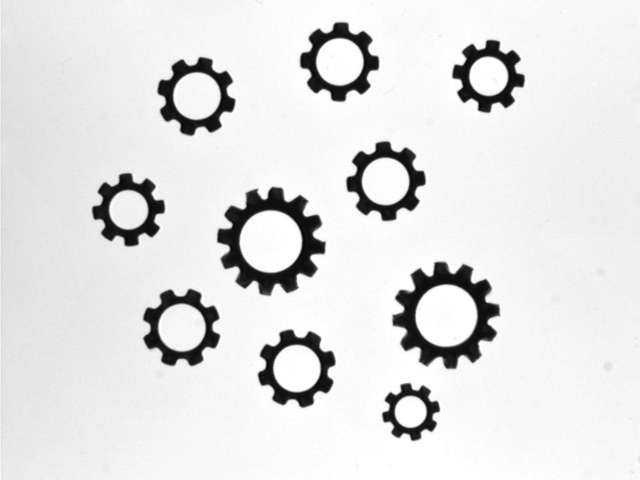
#> input picture imgs/retainers_01.png, 640 x 480 px, found by its file name
$ python test_ret_contours.py
#> lines starting #> are read from the running program, lines starting #| are printed output that depends on the picture; after the words box and inside, x2 and y2 are one past the last pixel; in counts of white or black regions, pixels touching at a corner belong together
import cv2
import numpy as np

gray = cv2.imread(r"d:\tunvision\mwwz-samples\imgs\retainers_01.png", cv2.IMREAD_GRAYSCALE)
#> gray is the input picture: shape (480, 640); min 8, max 255, mean 225.1
blur = cv2.GaussianBlur(gray, (5, 5), 1.5)
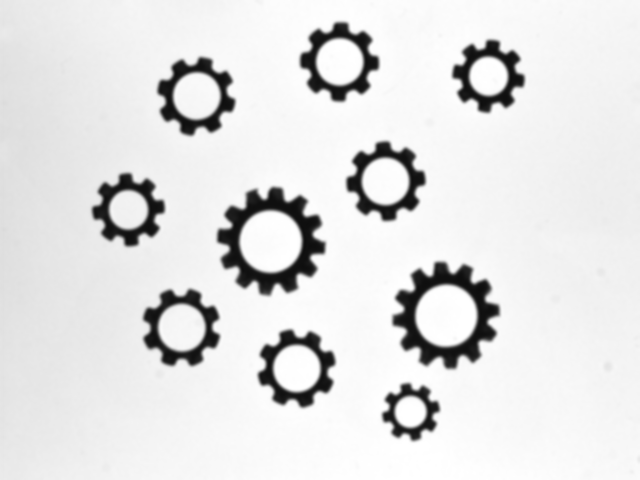
#> blur: shape (480, 640); min 13, max 255, mean 225.1
_, binMat = cv2.threshold(blur, 0, 255, cv2.THRESH_BINARY_INV | cv2.THRESH_OTSU)
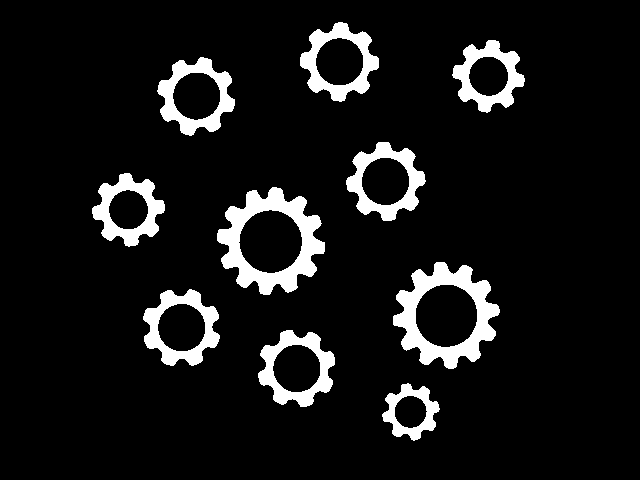
#> binMat: shape (480, 640); 8.7% white; 10 white regions
contours, _ = cv2.findContours(binMat, cv2.RETR_TREE, cv2.CHAIN_APPROX_NONE)
#> contours = 20 contours; largest, box (x1, y1, x2, y2) and area: (217, 187, 325, 295) 7504, (393, 262, 500, 369) 7319, (143, 289, 220, 366) 3994, (346, 142, 426, 221) 3980, (300, 22, 379, 102) 3968
print("Found contours:", len(contours))
#| Found contours: 20
for i, c in enumerate(contours):
    area = cv2.contourArea(c)
    length = cv2.arcLength(c, True)
    if area > 100:
        x, y, w, h = cv2.boundingRect(c)
        print(f"Contour {i}: area={area}, len={length:.1f}, bbox=({x},{y},{w},{h})")
#> this loop made 20 passes
#> (area, length, x, y, w, h) on passes 1 to 12: (2036.5, 224.1, 382, 383, 58, 58), (832.5, 108, 394, 395, 34, 34), (3943, 303.9, 258, 330, 77, 77), (1809, 158, 272, 344, 49, 49), (3994, 304.7, 143, 289, 77, 77), (1821.5, 159.8, 157, 303, 49, 49), (7319, 476.9, 393, 262, 107, 107), (3103, 207.8, 415, 284, 63, 64), (7504, 488.8, 217, 187, 108, 108), (3133, 210.3, 238, 209, 65, 65), (3299.5, 290.8, 92, 173, 73, 74), (1237, 131.9, 108, 189, 41, 41)
#| Contour 0: area=2036.5, len=224.1, bbox=(382,383,58,58)
#| Contour 1: area=832.5, len=108.0, bbox=(394,395,34,34)
#| Contour 2: area=3943.0, len=303.9, bbox=(258,330,77,77)
#| Contour 3: area=1809.0, len=158.0, bbox=(272,344,49,49)
#| Contour 4: area=3994.0, len=304.7, bbox=(143,289,77,77)
#| Contour 5: area=1821.5, len=159.8, bbox=(157,303,49,49)
#| Contour 6: area=7319.0, len=476.9, bbox=(393,262,107,107)
#| Contour 7: area=3103.0, len=207.8, bbox=(415,284,63,64)
#> (further printed lines are left out)

$ run again, with imgs/retainers_02.png copied over imgs/retainers_01.png
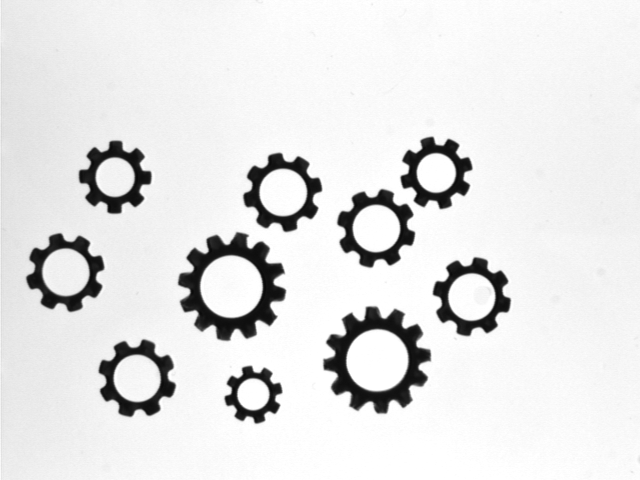
#> input picture imgs/retainers_02.png, 640 x 480 px, found by its file name
#> gray is the input picture: shape (480, 640); min 9, max 255, mean 227.3
#> `blur = cv2.GaussianBlur(gray, (5, 5), 1.5)`:
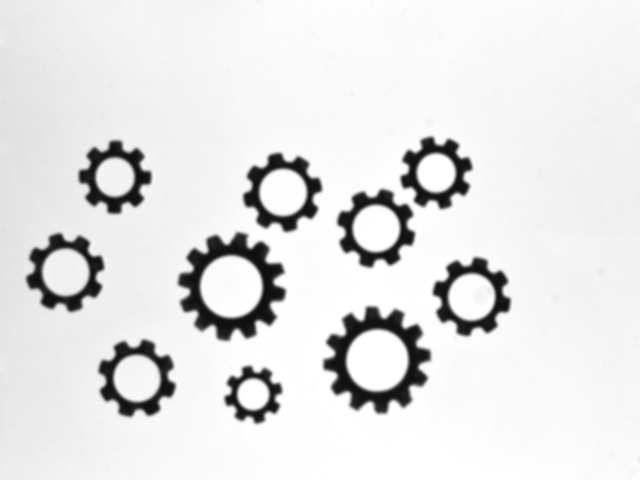
#> blur: shape (480, 640); min 15, max 255, mean 227.3
#> `_, binMat = cv2.threshold(blur, 0, 255, cv2.THRESH_BINARY_INV | cv2.TH..`:
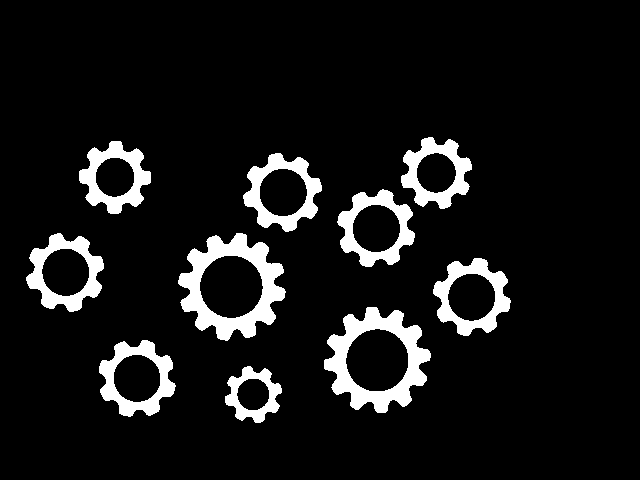
#> binMat: shape (480, 640); 8.7% white; 10 white regions
#> contours = 20 contours; largest, box (x1, y1, x2, y2) and area: (178, 233, 286, 341) 7501, (324, 307, 431, 413) 7302, (26, 233, 104, 312) 4003, (337, 189, 415, 267) 3970, (243, 153, 322, 232) 3970
#| Found contours: 20
#> the loop `for i, c in enumerate(contours):` made 20 passes
#> (area, length, x, y, w, h) on passes 1 to 8: (2053, 226, 225, 366, 57, 57), (833, 107.7, 236, 378, 34, 33), (3953.5, 302.8, 99, 340, 77, 77), (1784, 157.2, 113, 354, 48, 49), (7301.5, 475, 324, 307, 107, 106), (3110, 208.7, 345, 328, 64, 64), (3953, 302.7, 433, 258, 78, 78), (1797.5, 158.6, 447, 273, 49, 49)
#> (printed output is left out)

$ run again, with imgs/retainers_03.png copied over imgs/retainers_01.png
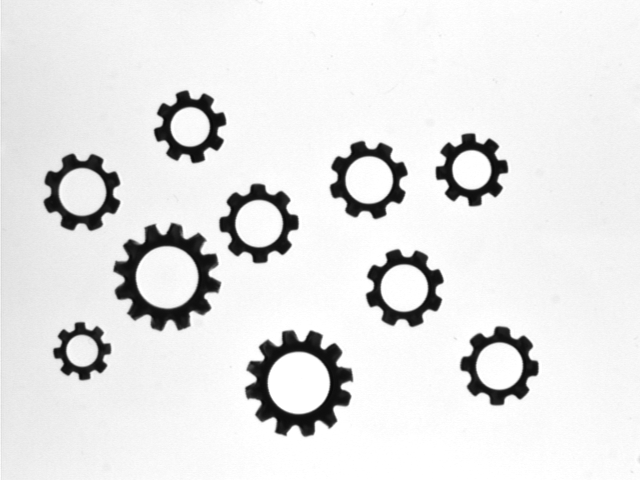
#> input picture imgs/retainers_03.png, 640 x 480 px, found by its file name
#> gray is the input picture: shape (480, 640); min 8, max 255, mean 227.6
#> `blur = cv2.GaussianBlur(gray, (5, 5), 1.5)`:
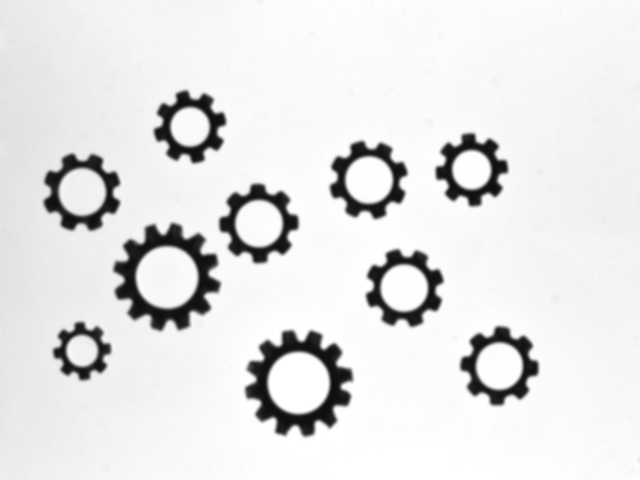
#> blur: shape (480, 640); min 14, max 255, mean 227.6
#> `_, binMat = cv2.threshold(blur, 0, 255, cv2.THRESH_BINARY_INV | cv2.TH..`:
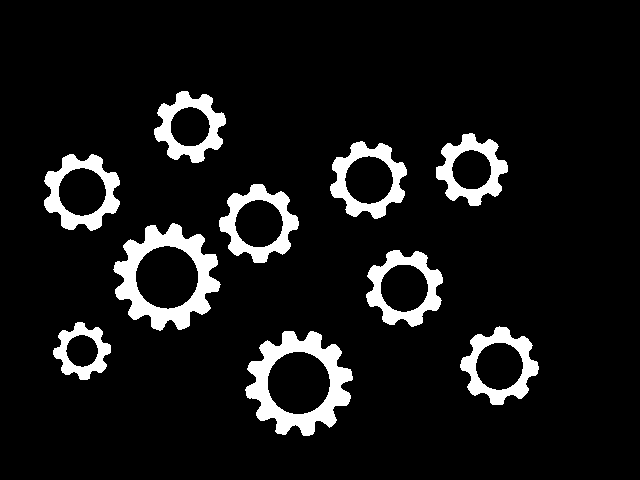
#> binMat: shape (480, 640); 8.7% white; 10 white regions
#> contours = 20 contours; largest, box (x1, y1, x2, y2) and area: (245, 331, 353, 436) 7415, (113, 223, 221, 331) 7404, (44, 154, 120, 231) 4000, (219, 184, 299, 263) 3996, (366, 250, 443, 327) 3964
#| Found contours: 20
#> the loop `for i, c in enumerate(contours):` made 20 passes
#> (area, length, x, y, w, h) on passes 1 to 8: (7415, 487.2, 245, 331, 108, 105), (3118, 208.7, 267, 351, 64, 64), (3895, 301.6, 460, 326, 79, 79), (1790.5, 158.6, 475, 342, 49, 49), (2075, 225.5, 53, 322, 58, 58), (819.5, 108, 65, 334, 34, 34), (3964.5, 307.8, 366, 250, 77, 77), (1810.5, 158.6, 380, 264, 49, 49)
#> (printed output is left out)
